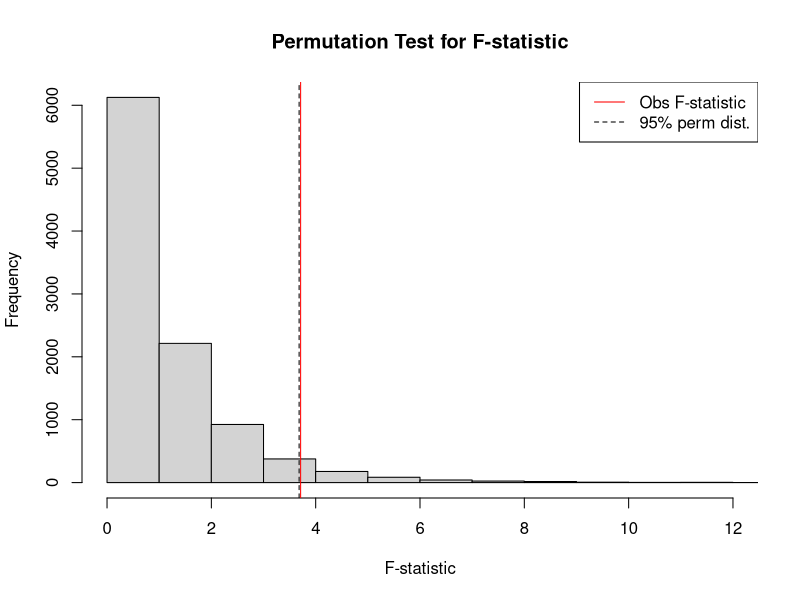

Here is the R script that generated this plot:
## ---- chunk 1

## ---- chunk 2
set.seed(12345)
amess = read.csv('amess.csv', header = TRUE)
amess$treatmnt <- factor(amess$treatmnt, levels = 1:3, labels = c("50% N2O and 50% O2 continuously for 24 hours", "50% N2O and 50% O2 during the operation", "No N2O but 35-50% O2 continuously for 24 hours"))
## ---- chunk 3
anova_test <- aov(folate ~ treatmnt, data = amess)
summary(anova_test)

## ---- chunk 4

num_perm <- 10000  

F_stats <- numeric(num_perm)

for (i in 1:num_perm) {
  perm_l <- sample(amess$treatmnt)
  
  perm_anova <- aov(folate ~ perm_l, data = amess)
  
  F_stats[i] <- summary(perm_anova)[[1]][1, 4]  # F-statistic
}
obs_F <- summary(anova_test)[[1]][1, 4]

p_value <- sum(F_stats >= obs_F) / num_perm

rej_region = qf(0.95, 2,15)


## ---- chunk 5
cat("Rejection Region:", rej_region, "\n")
cat("Observed F-statistic:", obs_F, "\n")
cat("p-value:", p_value, "\n")
## ---- chunk 6
hist(F_stats,
     main = "Permutation Test for F-statistic", 
     xlab = "F-statistic",
     xlim = c(0, 12),
     breaks = 30)

abline(v = obs_F, col = "red")
abline(v = rej_region, lty=2)

legend("topright", lty=c(1,2),
       legend=c("Obs F-statistic", "95% perm dist."), 
       col=c("red", "black"))

## ---- chunk 7
p_value_two_sided <- 2 * min(sum(F_stats >= obs_F), sum(F_stats <= obs_F)) / num_perm

cat("Two-sided p-value:", p_value_two_sided, "\n")

